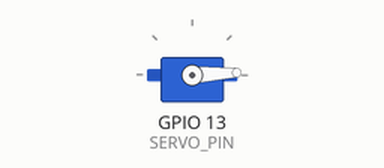
A sketch run on a simulated ESP32. Shown: servo.

Above: at 0.05 s.
At 1.3 s:
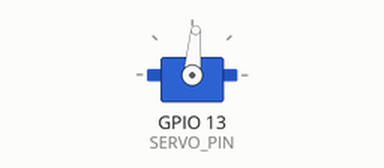
At 2.6 s:
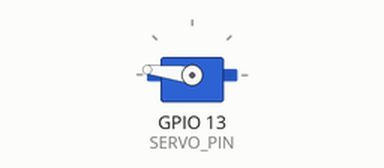
At 5.2 s:
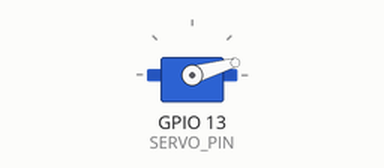
Timing chart, 0 to 7.1 s (numbered marks = the images above):
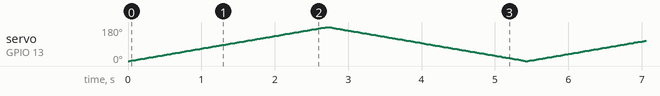

The sketch:

Servo.ino
```cpp
/*********************************
 * Sensor : Servo
 * Board  : ESP32
 * Output : Serial (9600)
 * Kabel Orange : D23, D22, TX0, RX0, D21, D19, D18, D5, TX2, RX2, D4, D2, D15, D13, D12, D14, D27, D26, D25, D33, D32, D35, D34, VN, VP
 *********************************/

#include <ESP32_Servo.h>

#define SERVO_PIN 13 // ESP32 pin D13 connected to servo motor

Servo servoMotor;

void setup()
{
  servoMotor.attach(SERVO_PIN); // attaches the servo on ESP32 pin
}

void loop()
{
  // rotates from 0 degrees to 180 degrees
  for (int pos = 0; pos <= 180; pos += 1)
  {
    // in steps of 1 degree
    servoMotor.write(pos);
    delay(15); // waits 15ms to reach the position
  }

  // rotates from 180 degrees to 0 degrees
  for (int pos = 180; pos >= 0; pos -= 1)
  {
    servoMotor.write(pos);
    delay(15); // waits 15ms to reach the position
  }
}
```
